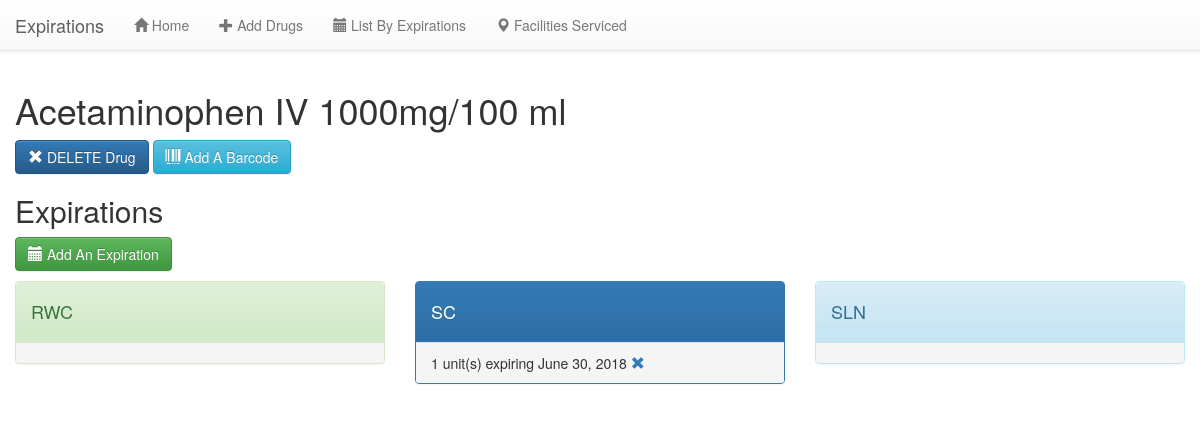
/drug/19, run on an earlier commit of the app's database.
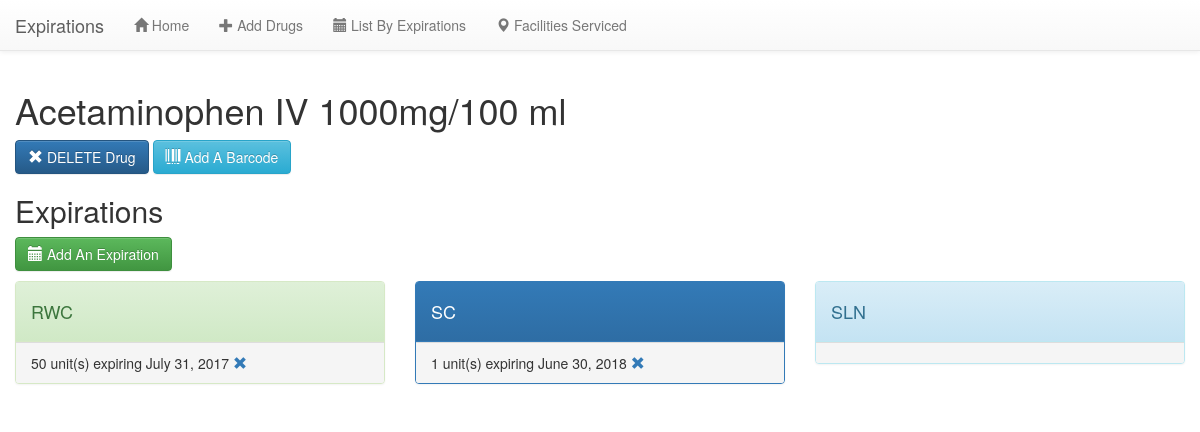
And on a later commit of the database.
### expirations/models.py (models this page shows, shortened)
class Expiration(models.Model):
    facility_Choices = (
        ('RWC', 'Redwood City Inpatient'),
        ('SC', 'Santa Clara Inpatient'),
        ('SLN', 'San Leandro Inpatient'),
    )
    facility = models.CharField(max_length = 100, choices = facility_Choices, default = 'RWC')
    drug_Linked = models.ForeignKey('expirations.Drug', related_name = 'expiration_dates')
    qty = models.IntegerField(default = 1)
    date_entered = models.DateField(auto_now=True)
    expirationDate = models.DateField(default = datetime.date.today)
    comments = models.TextField(null = True)

### expirations/views.py (the view)
# urls.py: url(r'^drug/(?P<pk>\d+)$', exp_view.DrugDetailView.as_view(), name = 'drug_detail'),
class DrugDetailView(DetailView):
    template_name = 'expirations/drug_detail.html'
    model = Drug
    def get_context_data(self, **kwargs):
        drug_Pk = self.kwargs['pk']
        context = super(DrugDetailView, self).get_context_data(**kwargs)
        context['exp'] = Drug.objects.get(pk = drug_Pk).expiration_dates.all().order_by('expirationDate')
        return context

### expirations/templates/expirations/drug_detail.html (shortened to what this page needs)
{% extends 'expirations/index.html' %}
{% block content %}
      <h1>{{ drug.name }}</h1>
      <a class="btn btn-primary" href="{% url 'drug_delete' pk=drug.pk %}"><span class ="glyphicon glyphicon-remove" style="font-size: 15px"></span> DELETE Drug</a>
      <a class="btn btn-info" href="{% url 'add_barcode' pk=drug.pk %}"><span class ="glyphicon glyphicon-barcode" style="font-size: 15px"></span> Add A Barcode</a>
      <h2>Expirations</h2>
      <a class = "btn btn-success" href="{% url 'add_expiration' pk=drug.pk %}"><span class ="glyphicon glyphicon-calendar" style="font-size: 15px"></span> Add An Expiration</a>
      <p>
      <div class="container-fluid-left">
        <div class="row">
          <div class="col-md-4">
            <div class="panel panel-success">
              <div class = 'panel-heading'>
                <h4>RWC</h4>
             </div>
             <div class="panel-footer">
               {% for x in exp %}
               {% if x.facility == 'RWC'%}
                    {{x.qty}} unit(s) expiring {{x.expirationDate}} <a href = "{% url 'expiration_delete' pk=x.pk %}"><span class = "glyphicon glyphicon-remove"></span></a><br>
               {% endif %}
               {% endfor %}
             </div>
            </div>
          </div>
          <div class="col-md-4">
            <div class="panel panel-primary">
              <div class = 'panel-heading'>
               <h4>SC</h4>
             </div>
             <div class="panel-footer">
               {% for x in exp %}
               {% if x.facility == 'SC'%}
                    {{x.qty}} unit(s) expiring {{x.expirationDate}} <a href = "{% url 'expiration_delete' pk=x.pk %}"><span class = "glyphicon glyphicon-remove" ></span></a><br>
               {% endif %}
               {% endfor %}
             </div>
            </div>
          </div>
          <div class="col-md-4">
            <div class="panel panel-info">
              <div class = 'panel-heading'>
               <h4>SLN</h4>
             </div>
             <div class="panel-footer">
             </div>
            </div>
          </div>
        </div>
      </div>
{% endblock %}

What changed in the data, as far as the page shows it:
added Expiration: qty "50", expirationDate "July 31, 2017", shown under "RWC"
